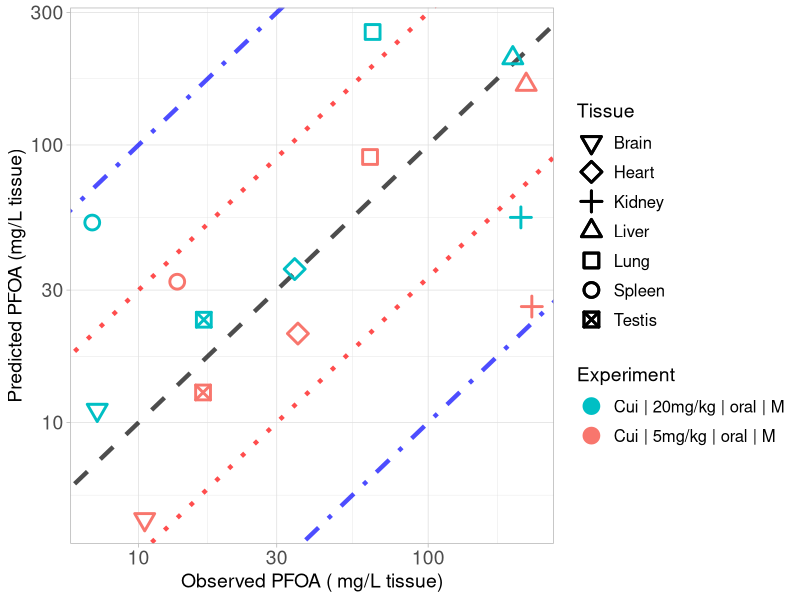

This figure's R source:
library(ggplot2)

#setwd("C:/Users/ptsir/Documents/GitHub/PFAS_PBK_models/PFOA inhalation Rat/Validation/Validation_results")
setwd("C:/Users/dpjio/Documents/GitHub/PFAS_PBK_models/PFOA inhalation Rat/Validation/full_params_restricted")

# Load Results 
Cui_results <- read.csv("Cui_2008_results.csv", header = T)
Cui_low <- Cui_results[Cui_results$Dose == 5, ]
Cui_low$Experiment <- "Cui | 5mg/kg | oral | M"
Cui_high <- Cui_results[Cui_results$Dose == 20, ]
Cui_high$Experiment <- "Cui | 20mg/kg | oral | M"
# 
Tissue_markers <-  c(0:10,14)
names(Tissue_markers) <- c( "Lung",   "Spleen",  "Liver",   "Kidney", "Plasma", "Heart",
                            "Brain","Testis", "Stomach", "Intestines", "Carcass")

Experiment <- scales::hue_pal()(2)

names(Experiment) <- unique(c(Cui_low$Experiment, Cui_high$Experiment))



scatter_plot <- ggplot()+
  geom_abline(intercept = log10(1), slope = 1, linetype = "dashed", color = "black", linewidth = 1.5, alpha = 0.7) +  # Identity line in log10 scale
  geom_abline(intercept = log10(3), slope = 1, linetype = "dotted", color = "red", linewidth = 1.5, alpha = 0.7) +  # +3-fold error line
  geom_abline(intercept = log10(1/3), slope = 1, linetype = "dotted", color = "red", linewidth = 1.5, alpha = 0.7) +  # -3-fold error line
  geom_abline(intercept = log10(10), slope = 1, linetype = "dotdash", color = "blue", linewidth = 1.5, alpha = 0.7) +  # +10-fold error line
  geom_abline(intercept = log10(1/10), slope = 1, linetype = "dotdash", color = "blue", linewidth = 1.5, alpha = 0.7) +  # -10-fold error line
  geom_point(data = Cui_low, aes(x=Observed, y=Predicted, color = Experiment, shape = Tissue), size=4, stroke = 1.5)+
  geom_point(data = Cui_high, aes(x=Observed, y=Predicted, color = Experiment, shape = Tissue), size=4, stroke = 1.5)+
  scale_y_log10()+
  scale_x_log10()+
  scale_color_manual(values = Experiment)+
  theme(legend.spacing.y = unit(1, 'cm')) +
  guides(fill = guide_legend(byrow = TRUE))+
  scale_shape_manual(values = Tissue_markers)+
  theme_light()+
  labs(y = "Predicted PFOA (mg/L tissue)",
       x = "Observed PFOA ( mg/L tissue)")+
  theme(plot.title = element_text(hjust = 0.5),
        legend.key.size = unit(0.75, 'cm'),  
        legend.title = element_text(size=14),
        legend.text = element_text(size=12,  hjust = 0),
        axis.text = element_text(size = 14),
        axis.title = element_text(size = 14),
        )

#print(scatter_plot)

ggsave("validation_plot_PFOA_tissues.png", scatter_plot, width = 11, height = 7, units = "in", dpi = 300)
